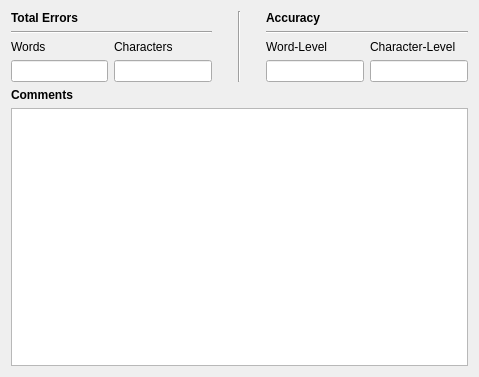
<?xml version="1.0" encoding="UTF-8"?>
<ui version="4.0">
 <class>CommentsView</class>
 <widget class="QDialog" name="CommentsView">
  <property name="geometry">
   <rect>
    <x>0</x>
    <y>0</y>
    <width>479</width>
    <height>377</height>
   </rect>
  </property>
  <property name="windowTitle">
   <string>View Comments</string>
  </property>
  <layout class="QHBoxLayout" name="horizontalLayout_4">
   <item>
    <layout class="QVBoxLayout" name="verticalLayout_7">
     <item>
      <layout class="QHBoxLayout" name="horizontalLayout_3">
       <item>
        <layout class="QVBoxLayout" name="verticalLayout_3">
         <item>
          <widget class="QLabel" name="label">
           <property name="text">
            <string>&lt;html&gt;&lt;head/&gt;&lt;body&gt;&lt;p&gt;&lt;span style=&quot; font-weight:600;&quot;&gt;Total Errors&lt;/span&gt;&lt;/p&gt;&lt;/body&gt;&lt;/html&gt;</string>
           </property>
          </widget>
         </item>
         <item>
          <widget class="Line" name="line_3">
           <property name="orientation">
            <enum>Qt::Horizontal</enum>
           </property>
          </widget>
         </item>
         <item>
          <layout class="QHBoxLayout" name="horizontalLayout">
           <item>
            <layout class="QVBoxLayout" name="verticalLayout">
             <item>
              <widget class="QLabel" name="label_2">
               <property name="text">
                <string>Words</string>
               </property>
              </widget>
             </item>
             <item>
              <widget class="QLineEdit" name="h_words">
               <property name="dragEnabled">
                <bool>true</bool>
               </property>
               <property name="readOnly">
                <bool>true</bool>
               </property>
              </widget>
             </item>
            </layout>
           </item>
           <item>
            <layout class="QVBoxLayout" name="verticalLayout_2">
             <item>
              <widget class="QLabel" name="label_4">
               <property name="text">
                <string>Characters</string>
               </property>
              </widget>
             </item>
             <item>
              <widget class="QLineEdit" name="h_characters">
               <property name="dragEnabled">
                <bool>true</bool>
               </property>
               <property name="readOnly">
                <bool>true</bool>
               </property>
              </widget>
             </item>
            </layout>
           </item>
          </layout>
         </item>
        </layout>
       </item>
       <item>
        <spacer name="horizontalSpacer_2">
         <property name="orientation">
          <enum>Qt::Horizontal</enum>
         </property>
         <property name="sizeHint" stdset="0">
          <size>
           <width>40</width>
           <height>20</height>
          </size>
         </property>
        </spacer>
       </item>
       <item>
        <widget class="Line" name="line_2">
         <property name="orientation">
          <enum>Qt::Vertical</enum>
         </property>
        </widget>
       </item>
       <item>
        <spacer name="horizontalSpacer">
         <property name="orientation">
          <enum>Qt::Horizontal</enum>
         </property>
         <property name="sizeHint" stdset="0">
          <size>
           <width>40</width>
           <height>20</height>
          </size>
         </property>
        </spacer>
       </item>
       <item>
        <layout class="QVBoxLayout" name="verticalLayout_4">
         <item>
          <widget class="QLabel" name="label_6">
           <property name="text">
            <string>&lt;b&gt;Accuracy&lt;/b&gt;</string>
           </property>
          </widget>
         </item>
         <item>
          <widget class="Line" name="line">
           <property name="orientation">
            <enum>Qt::Horizontal</enum>
           </property>
          </widget>
         </item>
         <item>
          <layout class="QHBoxLayout" name="horizontalLayout_2">
           <item>
            <layout class="QVBoxLayout" name="verticalLayout_5">
             <item>
              <widget class="QLabel" name="label_7">
               <property name="text">
                <string>Word-Level</string>
               </property>
              </widget>
             </item>
             <item>
              <widget class="QLineEdit" name="acc_word">
               <property name="dragEnabled">
                <bool>true</bool>
               </property>
               <property name="readOnly">
                <bool>true</bool>
               </property>
              </widget>
             </item>
            </layout>
           </item>
           <item>
            <layout class="QVBoxLayout" name="verticalLayout_6">
             <item>
              <widget class="QLabel" name="label_8">
               <property name="text">
                <string>Character-Level</string>
               </property>
              </widget>
             </item>
             <item>
              <widget class="QLineEdit" name="acc_character">
               <property name="dragEnabled">
                <bool>true</bool>
               </property>
               <property name="readOnly">
                <bool>true</bool>
               </property>
              </widget>
             </item>
            </layout>
           </item>
          </layout>
         </item>
        </layout>
       </item>
      </layout>
     </item>
     <item>
      <widget class="QLabel" name="label_3">
       <property name="text">
        <string>&lt;b&gt;Comments&lt;/b&gt;</string>
       </property>
      </widget>
     </item>
     <item>
      <widget class="QTextBrowser" name="commentTextBrowser">
       <property name="maximumSize">
        <size>
         <width>604</width>
         <height>16777215</height>
        </size>
       </property>
       <property name="font">
        <font>
         <family>Shobhika</family>
         <pointsize>14</pointsize>
         <weight>50</weight>
         <bold>false</bold>
        </font>
       </property>
      </widget>
     </item>
    </layout>
   </item>
  </layout>
 </widget>
 <resources/>
 <connections/>
</ui>
